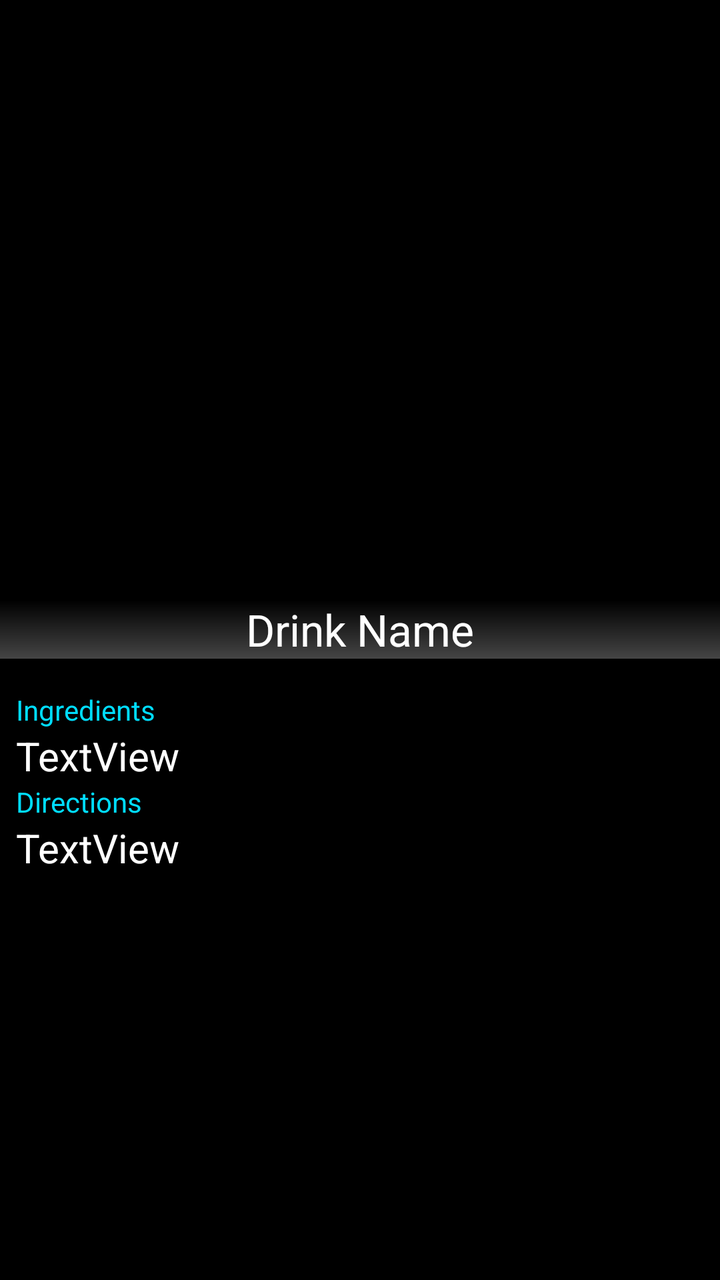
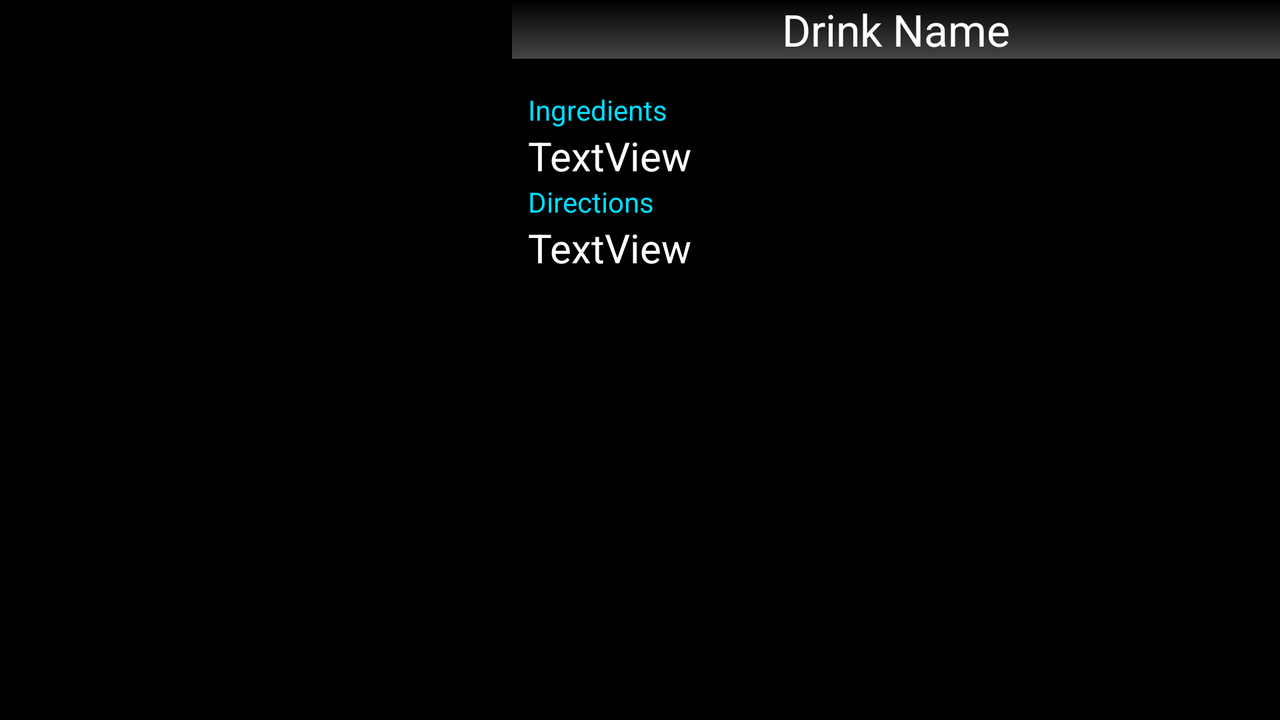

One screen, two layout resources from the same app: the default and the repository's alternative for another configuration. Each is rendered where Android would select it; the XML of both is given below.
<!-- AndroidManifest.xml: application theme Theme.BarBuddy -->
<!-- res/layout/activity_detail.xml -->
<?xml version="1.0" encoding="utf-8"?>
<androidx.constraintlayout.widget.ConstraintLayout xmlns:android="http://schemas.android.com/apk/res/android"
    xmlns:app="http://schemas.android.com/apk/res-auto"
    android:layout_width="match_parent"
    android:layout_height="match_parent"
    android:background="@android:color/black">

    <ImageView
        android:id="@+id/detail_image_view"
        android:layout_width="0dp"
        android:layout_height="300dp"
        android:contentDescription="@string/drink_image"
        android:scaleType="centerCrop"
        android:src="@drawable/ic_launcher_background"
        app:layout_constraintEnd_toEndOf="parent"
        app:layout_constraintStart_toStartOf="parent"
        app:layout_constraintTop_toTopOf="parent" />

    <TextView
        android:id="@+id/detail_drink_name_text_view"
        android:layout_width="0dp"
        android:layout_height="wrap_content"
        android:background="@drawable/gradient"
        android:gravity="center_horizontal"
        android:text="@string/drink_name"
        android:textColor="@android:color/white"
        android:textSize="22sp"
        app:layout_constraintEnd_toEndOf="parent"
        app:layout_constraintStart_toStartOf="parent"
        app:layout_constraintTop_toBottomOf="@+id/detail_image_view" />

    <ScrollView
        android:layout_width="0dp"
        android:layout_height="0dp"
        app:layout_constraintBottom_toBottomOf="parent"
        app:layout_constraintEnd_toEndOf="parent"
        app:layout_constraintStart_toStartOf="parent"
        app:layout_constraintTop_toBottomOf="@+id/detail_drink_name_text_view">

        <LinearLayout
            android:layout_width="match_parent"
            android:layout_height="wrap_content"
            android:orientation="vertical">

            <TextView
                android:id="@+id/textView"
                android:layout_width="wrap_content"
                android:layout_height="wrap_content"
                android:layout_marginTop="16dp"
                android:paddingStart="8dp"
                android:paddingEnd="8dp"
                android:text="@string/ingredients"
                android:textColor="@android:color/holo_blue_bright" />

            <TextView
                android:id="@+id/detail_ingredients_text_view"
                android:layout_width="wrap_content"
                android:layout_height="wrap_content"
                android:paddingStart="8dp"
                android:paddingEnd="8dp"
                android:text="@string/textview"
                android:textColor="@android:color/white"
                android:textSize="20sp" />


            <TextView
                android:id="@+id/textView2"
                android:layout_width="wrap_content"
                android:layout_height="wrap_content"
                android:paddingStart="8dp"
                android:paddingEnd="8dp"
                android:text="@string/directions"
                android:textColor="@android:color/holo_blue_bright" />

            <TextView
                android:id="@+id/detail_instructions_text_view"
                android:layout_width="wrap_content"
                android:layout_height="wrap_content"
                android:paddingStart="8dp"
                android:paddingEnd="8dp"
                android:text="@string/textview"
                android:textColor="@android:color/white"
                android:textSize="20sp" />


        </LinearLayout>
    </ScrollView>


</androidx.constraintlayout.widget.ConstraintLayout>
<!-- resources referenced by this layout -->
<resources>
  <!-- drawable gradient (drawable) -->
  <?xml version="1.0" encoding="utf-8"?>
  <shape xmlns:android="http://schemas.android.com/apk/res/android"
      android:shape="rectangle">
  
      <gradient android:startColor="#454545"/>
      <gradient android:endColor="#000000" />
      <gradient android:angle="90"/>
  
  
  </shape>
  <string name="directions">Directions</string>
  <string name="drink_image">Drink Image</string>
  <string name="drink_name">Drink Name</string>
  <string name="ingredients">Ingredients</string>
  <string name="textview">TextView</string>
  <style name="Theme.BarBuddy" parent="Theme.MaterialComponents.DayNight.DarkActionBar">
          
          <item name="colorPrimary">@color/purple_500</item>
          <item name="colorPrimaryVariant">@color/purple_700</item>
          <item name="colorOnPrimary">@color/white</item>
          
          <item name="colorSecondary">@color/teal_200</item>
          <item name="colorSecondaryVariant">@color/teal_700</item>
          <item name="colorOnSecondary">@color/black</item>
          
          <item name="android:statusBarColor" tools:targetApi="l">@color/black</item>
          
      </style>
  <color name="purple_500">#FF6200EE</color>
  <color name="purple_700">#FF3700B3</color>
  <color name="white">#FFFFFFFF</color>
  <color name="teal_200">#FF03DAC5</color>
  <color name="teal_700">#FF018786</color>
  <color name="black">#FF000000</color>
</resources>
<!-- res/layout-land/activity_detail.xml (the repository's variant of the layout above) -->
<!-- drawn on the phone turned sideways -->
<?xml version="1.0" encoding="utf-8"?>
<LinearLayout xmlns:android="http://schemas.android.com/apk/res/android"
    xmlns:app="http://schemas.android.com/apk/res-auto"
    android:layout_width="match_parent"
    android:layout_height="match_parent"
    android:background="@android:color/black"
    android:orientation="horizontal"
    android:baselineAligned="false">

    <LinearLayout
        android:layout_width="1dp"
        android:layout_height="match_parent"
        android:layout_weight="2"
        android:orientation="vertical">

        <ImageView
            android:id="@+id/detail_image_view"
            android:layout_width="match_parent"
            android:layout_height="match_parent"
            android:contentDescription="@string/drink_image"
            android:scaleType="centerCrop"
            android:src="@drawable/ic_launcher_background"
            app:layout_constraintEnd_toEndOf="parent"
            app:layout_constraintStart_toStartOf="parent"
            app:layout_constraintTop_toTopOf="parent" />


    </LinearLayout>

    <LinearLayout
        android:layout_width="1dp"
        android:layout_height="match_parent"
        android:layout_weight="3"
        android:orientation="vertical">

        <TextView
            android:id="@+id/detail_drink_name_text_view"
            android:layout_width="match_parent"
            android:layout_height="wrap_content"
            android:background="@drawable/gradient"
            android:gravity="center_horizontal"
            android:text="@string/drink_name"
            android:textColor="@android:color/white"
            android:textSize="22sp" />


        <ScrollView
            android:layout_width="match_parent"
            android:layout_height="match_parent">

            <LinearLayout
                android:layout_width="match_parent"
                android:layout_height="wrap_content"
                android:orientation="vertical">

                <TextView
                    android:id="@+id/textView"
                    android:layout_width="wrap_content"
                    android:layout_height="wrap_content"
                    android:layout_marginTop="16dp"
                    android:paddingStart="8dp"
                    android:paddingEnd="8dp"
                    android:text="@string/ingredients"
                    android:textColor="@android:color/holo_blue_bright" />

                <TextView
                    android:id="@+id/detail_ingredients_text_view"
                    android:layout_width="wrap_content"
                    android:layout_height="wrap_content"
                    android:paddingStart="8dp"
                    android:paddingEnd="8dp"
                    android:text="@string/textview"
                    android:textColor="@android:color/white"
                    android:textSize="20sp" />


                <TextView
                    android:id="@+id/textView2"
                    android:layout_width="wrap_content"
                    android:layout_height="wrap_content"
                    android:paddingStart="8dp"
                    android:paddingEnd="8dp"
                    android:text="@string/directions"
                    android:textColor="@android:color/holo_blue_bright" />

                <TextView
                    android:id="@+id/detail_instructions_text_view"
                    android:layout_width="wrap_content"
                    android:layout_height="wrap_content"
                    android:paddingStart="8dp"
                    android:paddingEnd="8dp"
                    android:text="@string/textview"
                    android:textColor="@android:color/white"
                    android:textSize="20sp" />


            </LinearLayout>

        </ScrollView>


    </LinearLayout>



</LinearLayout>
